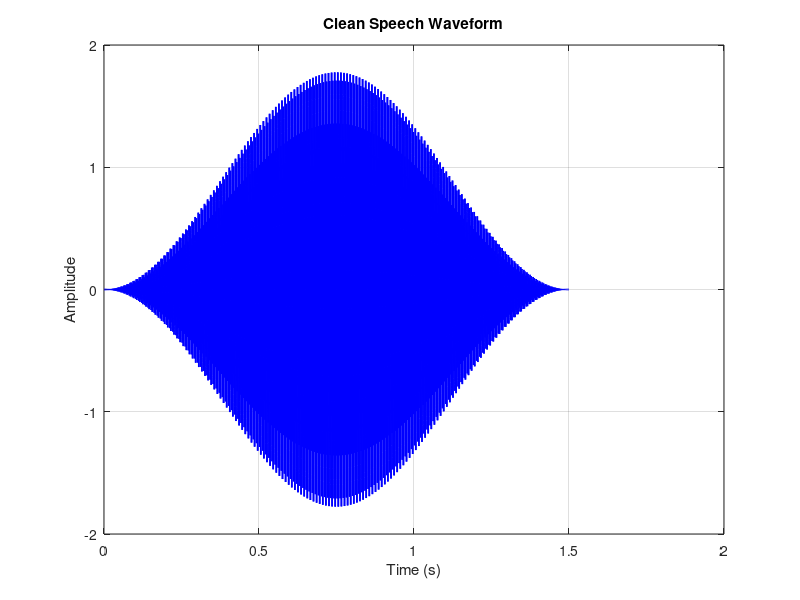
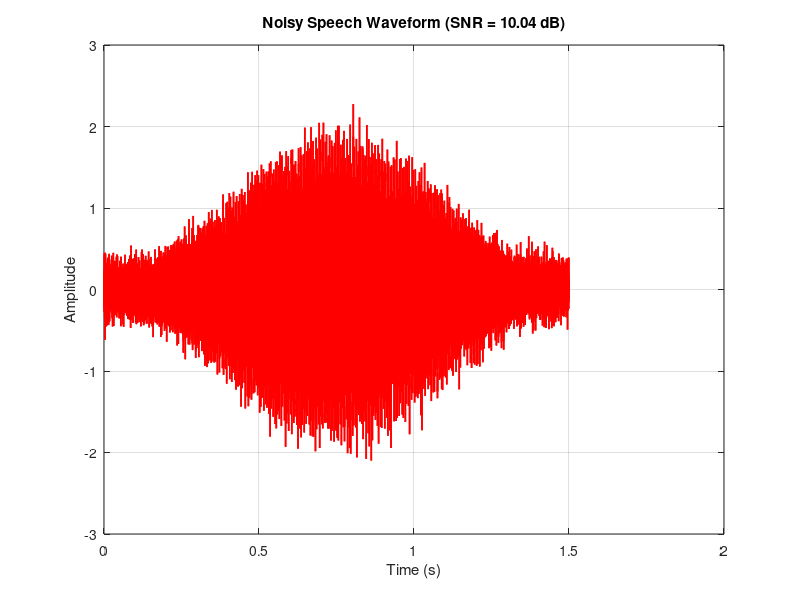
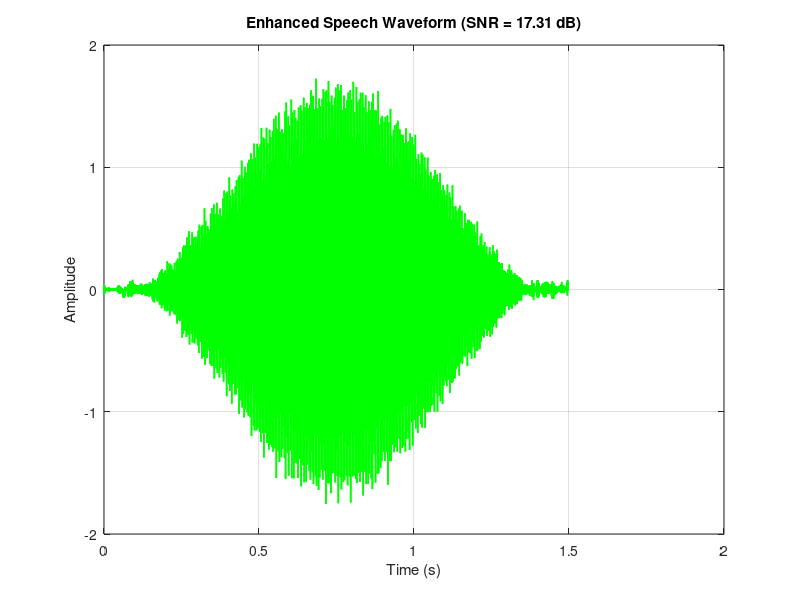

Here is the MATLAB script that generated these plots, in order:

clc;
clear;
close all;

%% 1. SIGNAL PREPARATION AND NOISE CORRUPTION

Fs = 16000;                  % Sampling rate (Hz)
duration = 1.5;              % Duration (seconds)

t = 0:1/Fs:duration-1/Fs;

f1 = 300;
f2 = 800;
f3 = 2200;

envelope = sin(pi*t/duration).^2;

x_clean = (sin(2*pi*f1*t) + ...
           0.6*sin(2*pi*f2*t) + ...
           0.3*sin(2*pi*f3*t)) .* envelope;

% Additive White Gaussian Noise
target_SNR = 10;

speech_pwr = mean(x_clean.^2);
noise_pwr_req = speech_pwr / (10^(target_SNR/10));

rng(42);

noise = sqrt(noise_pwr_req) * randn(size(t));
x_noisy = x_clean + noise;

%% 2. SPECTRAL SUBTRACTION ALGORITHM

N_frame = 256;
hop = 128;
win = hamming(N_frame)';
N_fft = 512;

alpha = 2.0;
beta = 0.02;

% Noise Spectrum Estimation from Initial Frames

N_noise_frames = 5;
noise_spectrum_sum = zeros(1,N_fft);

for i = 1:N_noise_frames

    idx = (i-1)*hop + (1:N_frame);

    noise_spectrum_sum = noise_spectrum_sum + ...
        abs(fft(x_noisy(idx).*win,N_fft));

end

N_est = noise_spectrum_sum / N_noise_frames;

%% OVERLAP-ADD PROCESSING

num_frames = floor((length(t)-N_frame)/hop) + 1;

x_enhanced = zeros(1,length(t));
win_gain = zeros(1,length(t));

for m = 1:num_frames

    idx = (m-1)*hop + (1:N_frame);

    frame = x_noisy(idx).*win;

    Y = fft(frame,N_fft);

    Y_mag = abs(Y);
    Y_phase = angle(Y);

    % Spectral Magnitude Subtraction with Floor
    S_hat_mag = max(Y_mag-alpha*N_est,beta*Y_mag);

    S_hat = S_hat_mag.*exp(1i*Y_phase);

    frame_enhanced = real(ifft(S_hat,N_fft));

    x_enhanced(idx) = x_enhanced(idx) + ...
        frame_enhanced(1:N_frame).*win;

    win_gain(idx) = win_gain(idx) + win.^2;

end

% Overlap-Add Normalization

valid_idx = win_gain > 1e-3;

x_enhanced(valid_idx) = ...
    x_enhanced(valid_idx)./win_gain(valid_idx);

%% 3. OUTPUT SNR CALCULATION

SNR_in = 10*log10( ...
    sum(x_clean.^2)/sum((x_clean-x_noisy).^2));

SNR_out = 10*log10( ...
    sum(x_clean.^2)/sum((x_clean-x_enhanced).^2));

%% 4. COMMAND WINDOW DISPLAY

fprintf('====================================================\n');
fprintf(' EXPERIMENT 19: SPEECH ENHANCEMENT USING SPECTRAL SUBTRACTION\n');
fprintf('====================================================\n');

fprintf('Sampling Frequency : %d Hz\n',Fs);
fprintf('Signal Duration : %.2f seconds\n',duration);
fprintf('Frame Length : %d samples\n',N_frame);
fprintf('Hop Length : %d samples\n',hop);

fprintf('\nSNR PERFORMANCE:\n');
fprintf('Input SNR : %.2f dB\n',SNR_in);
fprintf('Output SNR : %.2f dB\n',SNR_out);
fprintf('SNR Improvement : %.2f dB\n',SNR_out-SNR_in);

fprintf('\nStatus: Spectral Subtraction Processing Completed.\n');
fprintf('====================================================\n');

%% 5. SUBFIGURE PLOTTING AND EXPORT

figW = 8.5;
figH = 5.5;

% Subfigure 19A: Clean Speech Waveform

figA = figure('Units','centimeters', ...
    'Position',[2,2,figW,figH]);

plot(t,x_clean,'b','LineWidth',1.2);
grid on;
box on;

title('Clean Speech Waveform');
xlabel('Time (s)');
ylabel('Amplitude');

print(figA,'Exp19_SubfigA_CleanSpeech.png','-dpng','-r300');

% Subfigure 19B: Noisy Speech Waveform

figB = figure('Units','centimeters', ...
    'Position',[11,2,figW,figH]);

plot(t,x_noisy,'r','LineWidth',1.2);
grid on;
box on;

title(sprintf('Noisy Speech Waveform (SNR = %.2f dB)',SNR_in));
xlabel('Time (s)');
ylabel('Amplitude');

print(figB,'Exp19_SubfigB_NoisySpeech.png','-dpng','-r300');

% Subfigure 19C: Enhanced Speech Waveform

figC = figure('Units','centimeters', ...
    'Position',[20,2,figW,figH]);

plot(t,x_enhanced,'g','LineWidth',1.2);
grid on;
box on;

title(sprintf('Enhanced Speech Waveform (SNR = %.2f dB)',SNR_out));
xlabel('Time (s)');
ylabel('Amplitude');

print(figC,'Exp19_SubfigC_EnhancedSpeech.png','-dpng','-r300');

%% 6. COMPLETION MESSAGE

fprintf('\nAll three waveform figures saved successfully.\n');
fprintf('Experiment 19 completed successfully.\n');
